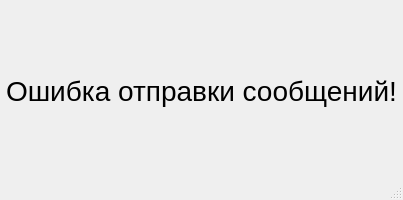
<?xml version="1.0" encoding="UTF-8"?>
<ui version="4.0">
 <class>MainWindow</class>
 <widget class="QMainWindow" name="MainWindow">
  <property name="geometry">
   <rect>
    <x>0</x>
    <y>0</y>
    <width>403</width>
    <height>200</height>
   </rect>
  </property>
  <property name="windowTitle">
   <string>Error</string>
  </property>
  <widget class="QWidget" name="centralwidget">
   <widget class="QLabel" name="label">
    <property name="geometry">
     <rect>
      <x>6</x>
      <y>0</y>
      <width>391</width>
      <height>181</height>
     </rect>
    </property>
    <property name="font">
     <font>
      <pointsize>21</pointsize>
     </font>
    </property>
    <property name="text">
     <string>Ошибка отправки сообщений!</string>
    </property>
   </widget>
  </widget>
  <widget class="QStatusBar" name="statusbar"/>
 </widget>
 <resources/>
 <connections/>
</ui>
